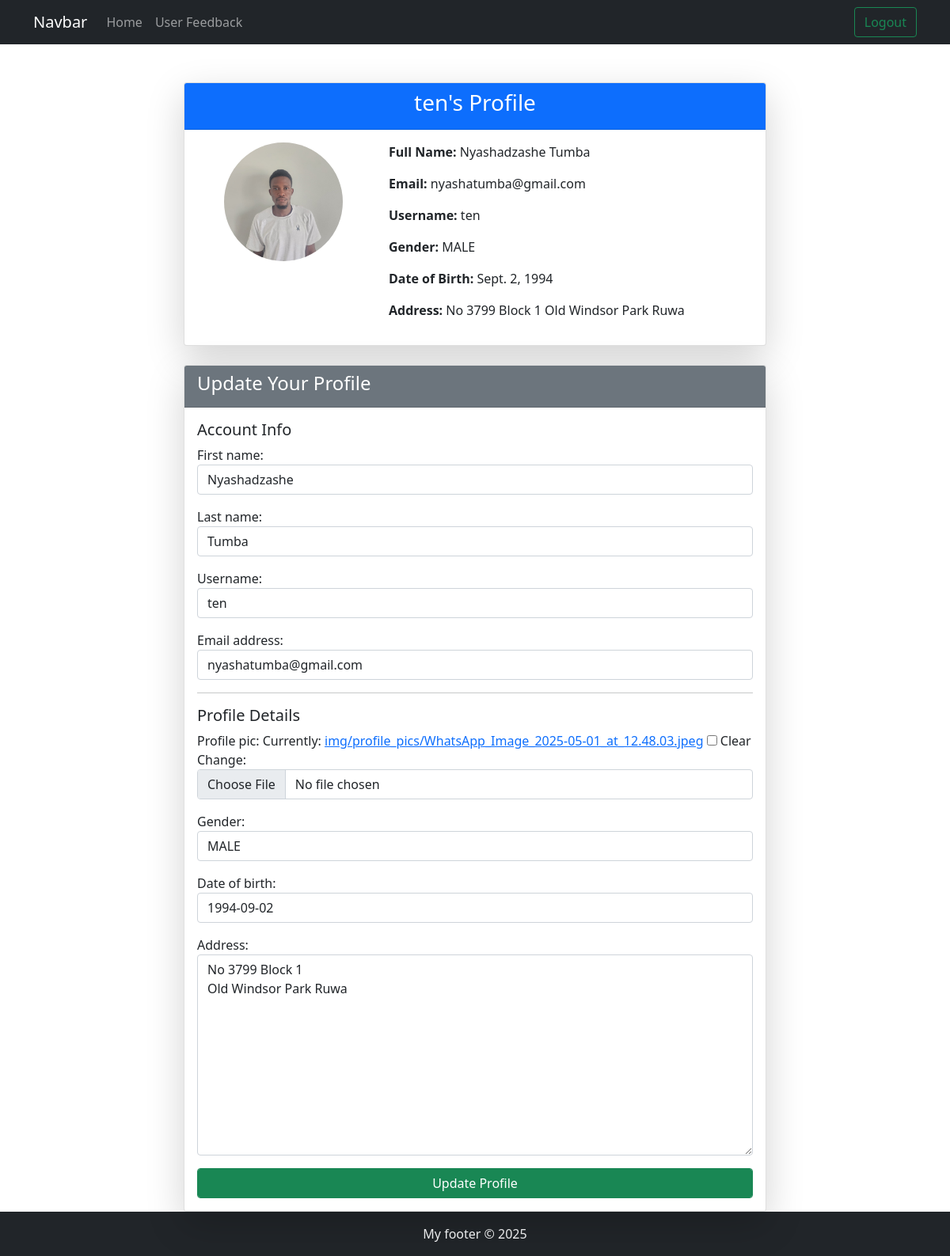
The page /user_auths/user_profile/ (signed in) on the database its author committed.
### user_auths/models.py (models this page shows, shortened)
class User_Profile(models.Model):
    GENDER_CHOICES = (
        ('MALE', 'MALE'),
        ('FEMALE', 'FEMALE'),
    )
    user = models.OneToOneField(User, on_delete=models.CASCADE)
    profile_pic = models.ImageField(upload_to='img/profile_pics/', default='default.jpg', blank=True)
    gender = models.CharField(max_length=10, choices=GENDER_CHOICES, blank=True)
    date_of_birth = models.DateField(blank=True, null=True)
    address = models.TextField(blank=True)
    class Meta:
        db_table = 'user_profile'

### user_auths/views.py (the view)
# urls.py: path('user_profile/', views.user_profile, name='user_profile'),
@login_required
def user_profile(request):
    if request.method == 'POST':
        user_form = UserUpdateForm(request.POST, instance = request.user)
        profile_form = UserProfileUpdateForm(request.POST, request.FILES, instance = request.user.user_profile)
        if user_form.is_valid() and profile_form.is_valid():
            user_form.save()
            profile_form.save()
            messages.success(request, 'Your Profile has been Updated Successfully!')
            return redirect('user_profile')
        else:
            context = {
            'user_form': user_form,
            'profile_form': profile_form
        }
        return render(request, 'user_auths/user_profile.html', context)
    else:
        user_form = UserUpdateForm(instance=request.user)
        profile_form = UserProfileUpdateForm(instance=request.user.user_profile)
        context = {
            'user_form': user_form,
            'profile_form': profile_form
        }
        return render(request, 'user_auths/user_profile.html', context)

### user_auths/forms.py
class UserUpdateForm(forms.ModelForm):
    class Meta:
        model = User
        fields = ['first_name', 'last_name', 'username', 'email']
    def __init__(self, *args, **kwargs):
        super().__init__(*args, **kwargs)
        for field in self.visible_fields():
            field.field.widget.attrs['class'] = 'form-control'

class UserProfileUpdateForm(forms.ModelForm):
    class Meta:
        model = User_Profile
        fields = ['profile_pic', 'gender', 'date_of_birth', 'address']
    def __init__(self, *args, **kwargs):
        super().__init__(*args, **kwargs)
        for field in self.visible_fields():
            field.field.widget.attrs['class'] = 'form-control'

### templates/user_auths/user_profile.html (shortened to what this page needs)
{% extends 'main/base.html' %}
{% load static %}
{% block content %}
<div class="container mt-5">
    <div class="row">
        <div class="col-md-8 offset-md-2">
            <div class="card shadow-lg">
                <div class="card-header text-center bg-primary text-white">
                    <h3>{{ request.user.username }}'s Profile</h3>
                </div>
                <div class="card-body">
                    <div class="row">
                        <div class="col-md-4 text-center">
                            {% if request.user.user_profile.profile_pic %}
                                <img src="{{ request.user.user_profile.profile_pic.url }}" alt="Profile Picture" class="img-fluid rounded-circle mb-3" style="width: 150px; height: 150px; object-fit: cover;">
                            {% else %}
                                <img src="{% static 'images/default_profile.png' %}" alt="Default Profile" class="img-fluid rounded-circle mb-3" style="width: 150px; height: 150px; object-fit: cover;">
                            {% endif %}
                        </div>
                        <div class="col-md-8">
                            <p><strong>Full Name:</strong> {{ request.user.first_name }} {{ request.user.last_name }}</p>
                            <p><strong>Email:</strong> {{ request.user.email }}</p>
                            <p><strong>Username:</strong> {{ request.user.username }}</p>
                            <p><strong>Gender:</strong> {{ request.user.user_profile.gender }}</p>
                            <p><strong>Date of Birth:</strong> {{ request.user.user_profile.date_of_birth }}</p>
                            <p><strong>Address:</strong> {{ request.user.user_profile.address }}</p>
                        </div>
                    </div>
                </div>
            </div>
            <div class="card shadow-lg mt-4">
                <div class="card-header bg-secondary text-white">
                    <h4>Update Your Profile</h4>
                </div>
                <div class="card-body">
                    <form method="POST" enctype="multipart/form-data">
                        <h5>Account Info</h5>
                        <div class="mb-3">
                            {{ user_form.first_name.label_tag }}
                            {{ user_form.first_name }}
                        </div>
                        <div class="mb-3">
                            {{ user_form.last_name.label_tag }}
                            {{ user_form.last_name }}
                        </div>
                        <div class="mb-3">
                            {{ user_form.username.label_tag }}
                            {{ user_form.username }}
                        </div>
                        <div class="mb-3">
                            {{ user_form.email.label_tag }}
                            {{ user_form.email }}
                        </div>
                        <hr>
                        <h5>Profile Details</h5>
                        <div class="mb-3">
                            {{ profile_form.profile_pic.label_tag }}
                            {{ profile_form.profile_pic }}
                        </div>
                        <div class="mb-3">
                            {{ profile_form.gender.label_tag }}
                            {{ profile_form.gender }}
                        </div>
                        <div class="mb-3">
                            {{ profile_form.date_of_birth.label_tag }}
                            {{ profile_form.date_of_birth }}
                        </div>
                        <div class="mb-3">
                            {{ profile_form.address.label_tag }}
                            {{ profile_form.address }}
                        </div>
                        <button type="submit" class="btn btn-success form-control">Update Profile</button>
                    </form>
                </div>
            </div>
        </div>
    </div>
</div>
{% endblock %}

### rows shown on the page
User_Profile: gender "MALE", date_of_birth "1994-09-02", address "No 3799 Block 1 Old Windsor Park Ruwa"

### other values the page prints
{{ request.user.username }} "ten"
{{ request.user.first_name }} "Nyashadzashe"
{{ request.user.last_name }} "Tumba"
{{ request.user.email }} "nyashatumba@gmail.com"
{{ request.user.user_profile.gender }} "MALE"
{{ request.user.user_profile.date_of_birth }} "Sept. 2, 1994"
{{ request.user.user_profile.address }} "No 3799 Block 1 Old Windsor Park Ruwa"
{{ user_form.first_name.label_tag }} "First name:"
{{ user_form.last_name.label_tag }} "Last name:"
{{ user_form.username.label_tag }} "Username:"
{{ user_form.email.label_tag }} "Email address:"
{{ profile_form.profile_pic.label_tag }} "Profile pic:"
{{ profile_form.gender.label_tag }} "Gender:"
{{ profile_form.date_of_birth.label_tag }} "Date of birth:"
{{ profile_form.address.label_tag }} "Address:"
